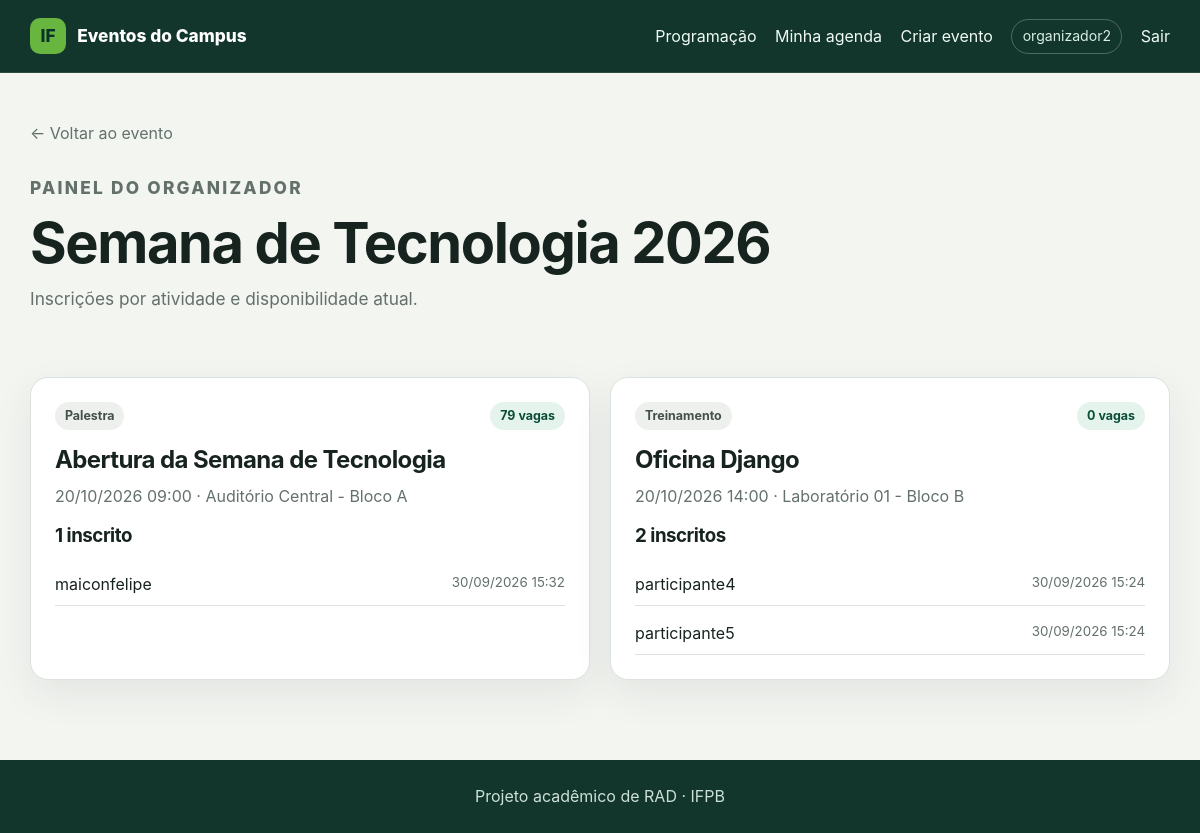
Page /eventos/1/painel/ (signed in) on the committed database.
### eventos/models.py (models this page shows, shortened)
class Evento(models.Model):
    nome = models.CharField(max_length=180)
    descricao = models.TextField()
    data_inicio = models.DateTimeField()
    data_fim = models.DateTimeField()
    inscricoes_abertas = models.BooleanField(default=True)
    organizador = models.ForeignKey(
        settings.AUTH_USER_MODEL,
        on_delete=models.PROTECT,
        related_name="eventos_organizados",
    )
    class Meta:
        ordering = ["data_inicio", "nome"]

class Atividade(models.Model):
    class Tipo(models.TextChoices):
        PALESTRA = "PALESTRA", "Palestra"
        TREINAMENTO = "TREINAMENTO", "Treinamento"
        APRESENTACAO = "APRESENTACAO", "Apresentação"
    evento = models.ForeignKey(Evento, on_delete=models.CASCADE, related_name="atividades")
    titulo = models.CharField(max_length=180)
    tipo = models.CharField(max_length=20, choices=Tipo.choices)
    descricao = models.TextField()
    responsavel = models.CharField(max_length=150)
    sala = models.ForeignKey(Sala, on_delete=models.PROTECT, related_name="atividades")
    inicio = models.DateTimeField()
    fim = models.DateTimeField()
    class Meta:
        ordering = ["inicio", "titulo"]
    @property
    def vagas_ocupadas(self):
        return self.inscricoes.count()
    @property
    def vagas_restantes(self):
        return max(self.sala.capacidade - self.vagas_ocupadas, 0)

class Sala(models.Model):
    nome = models.CharField(max_length=120)
    bloco = models.CharField(max_length=80)
    capacidade = models.PositiveIntegerField(validators=[MinValueValidator(1)])
    class Meta:
        ordering = ["bloco", "nome"]
        constraints = [
            models.UniqueConstraint(fields=["nome", "bloco"], name="sala_nome_bloco_unicos")
        ]
    def __str__(self):
        return f"{self.nome} - Bloco {self.bloco}"

class InscricaoAtividade(models.Model):
    inscricao_evento = models.ForeignKey(
        InscricaoEvento,
        on_delete=models.CASCADE,
        related_name="inscricoes_atividades",
    )
    atividade = models.ForeignKey(Atividade, on_delete=models.CASCADE, related_name="inscricoes")
    data = models.DateTimeField(auto_now_add=True)
    class Meta:
        ordering = ["data"]
        constraints = [
            models.UniqueConstraint(
                fields=["inscricao_evento", "atividade"],
                name="inscricao_evento_atividade_unicos",
            )
        ]

class InscricaoEvento(models.Model):
    evento = models.ForeignKey(Evento, on_delete=models.CASCADE, related_name="inscricoes")
    participante = models.ForeignKey(
        settings.AUTH_USER_MODEL,
        on_delete=models.CASCADE,
        related_name="inscricoes_eventos",
    )
    data = models.DateTimeField(auto_now_add=True)
    class Meta:
        ordering = ["data"]
        constraints = [
            models.UniqueConstraint(
                fields=["evento", "participante"],
                name="evento_participante_unicos",
            )
        ]

### eventos/views.py (the view)
class PainelOrganizadorView(OrganizadorRequiredMixin, EventoOwnerQuerysetMixin, DetailView):
    model = Evento
    template_name = "eventos/painel_organizador.html"
    context_object_name = "evento"
    def get_queryset(self):
        participantes = InscricaoAtividade.objects.select_related(
            "inscricao_evento__participante"
        ).order_by("inscricao_evento__participante__username")
        return super().get_queryset().prefetch_related(
            Prefetch("atividades__inscricoes", queryset=participantes),
            "atividades__sala",
        )

### eventos/context_processors.py (called while the page is built)
def papeis(request):
    return {"usuario_eh_organizador": eh_organizador(request.user)}

### eventos/permissions.py (called while the page is built)
def eh_organizador(user):
    return user.is_authenticated and user.groups.filter(name="Organizadores").exists()

    def test_func(self):
        return eh_organizador(self.request.user)

### eventos/views.py (called while the page is built)
    def get_queryset(self):
        return Evento.objects.filter(organizador=self.request.user)

### templates/eventos/painel_organizador.html (shortened to what this page needs)
{% extends "base.html" %}
{% block content %}
<a class="back-link" href="{% url 'eventos:detalhe' evento.pk %}">← Voltar ao evento</a>
<section class="hero compact-hero"><div><p class="eyebrow">Painel do organizador</p><h1>{{ evento.nome }}</h1><p>Inscrições por atividade e disponibilidade atual.</p></div></section>
<div class="grid panel-grid">
    {% for atividade in evento.atividades.all %}
        <article class="card">
            <div class="card-topline"><span class="badge">{{ atividade.get_tipo_display }}</span><span class="badge badge-success">{{ atividade.vagas_restantes }} vaga{{ atividade.vagas_restantes|pluralize }}</span></div>
            <h2>{{ atividade.titulo }}</h2>
            <p class="muted">{{ atividade.inicio|date:"d/m/Y H:i" }} · {{ atividade.sala }}</p>
            <h3>{{ atividade.inscricoes.count }} inscrito{{ atividade.inscricoes.count|pluralize }}</h3>
            <ul class="people-list">
                {% for inscricao in atividade.inscricoes.all %}
                    <li><span>{{ inscricao.inscricao_evento.participante.username }}</span><small>{{ inscricao.data|date:"d/m/Y H:i" }}</small></li>
                {% empty %}
                    <li class="muted">Ainda não há inscritos.</li>
                {% endfor %}
            </ul>
        </article>
    {% empty %}<div class="empty-state card">Este evento ainda não tem atividades.</div>{% endfor %}
</div>
{% endblock %}

### templates/base.html (shortened to what this page needs)
{% load static %}
<!doctype html>
<html lang="pt-br">
<head>
    <link rel="stylesheet" href="{% static 'css/app.css' %}">
</head>
<body>
    <header class="topbar">
        <div class="container nav-wrap">
            <a class="brand" href="{% url 'eventos:lista' %}">
                <span class="brand-mark">IF</span>
                <span>Eventos do Campus</span>
            </a>
            <nav class="nav" aria-label="Navegação principal">
                <a href="{% url 'eventos:lista' %}">Programação</a>
                {% if user.is_authenticated %}
                    <a href="{% url 'eventos:agenda' %}">Minha agenda</a>
                    {% if usuario_eh_organizador %}
                        <a href="{% url 'eventos:evento_criar' %}">Criar evento</a>
                    {% endif %}
                    <span class="user-chip">{{ user.username }}</span>
                    <form method="post" action="{% url 'logout' %}" class="inline-form">
                        <button class="link-button" type="submit">Sair</button>
                    </form>
                {% else %}
                    <a href="{% url 'login' %}">Entrar</a>
                    <a class="button button-small" href="{% url 'cadastro' %}">Criar conta</a>
                {% endif %}
            </nav>
        </div>
    </header>
    <main class="container page">
        {% block content %}{% endblock %}
    </main>
    <footer>
        <div class="container">Projeto acadêmico de RAD · IFPB</div>
    </footer>
</body>
</html>

### static/css/app.css (style rules this page uses)
:root { --ink: #17231f; --muted: #63706b; --surface: #ffffff; --canvas: #f3f5f1; --line: #dce2dd; --green: #0f694b; --green-dark: #0a4d38; --green-soft: #e4f3ec; --gold: #b87912; --gold-soft: #fff2d6; --danger: #a93434; --danger-soft: #fdeaea; --shadow: 0 14px 38px rgba(24, 50, 40, .08); }
* { box-sizing: border-box; }
body { margin: 0; color: var(--ink); background: var(--canvas); font: 16px/1.55 Inter, ui-sans-serif, system-ui, -apple-system, "Segoe UI", sans-serif; }
a { color: var(--green-dark); }
h1, h2, h3 { margin: 0 0 .65rem; line-height: 1.15; letter-spacing: -.025em; }
h1 { font-size: clamp(2rem, 5vw, 3.5rem); }
h2 { font-size: 1.5rem; }
p { margin: .35rem 0 1rem; }
.container { width: min(1140px, calc(100% - 2rem)); margin-inline: auto; }
.page { min-height: calc(100vh - 150px); padding-block: 3rem 5rem; }
.topbar { position: sticky; z-index: 10; top: 0; border-bottom: 1px solid rgba(255,255,255,.12); background: #12362c; color: white; }
.nav-wrap { min-height: 72px; display: flex; align-items: center; justify-content: space-between; gap: 1.5rem; }
.brand { display: flex; align-items: center; gap: .7rem; color: white; font-size: 1.08rem; font-weight: 800; text-decoration: none; }
.brand-mark { display: grid; width: 36px; height: 36px; place-items: center; border-radius: 10px; background: #68b640; color: #0b3428; }
.nav { display: flex; align-items: center; flex-wrap: wrap; gap: 1.15rem; }
.nav a, .link-button { color: #effaf4; font: inherit; text-decoration: none; }
.link-button { padding: 0; border: 0; background: none; cursor: pointer; }
.inline-form { display: inline; margin: 0; }
.user-chip { padding: .35rem .65rem; border: 1px solid rgba(255,255,255,.25); border-radius: 999px; color: #d9eee5; font-size: .88rem; }
.hero { display: flex; align-items: end; justify-content: space-between; gap: 2rem; padding: 2rem 0 3rem; }
.hero p { max-width: 680px; color: var(--muted); font-size: 1.08rem; }
.compact-hero { padding-top: .5rem; }
.eyebrow { margin-bottom: .55rem; color: var(--green); font-size: .76rem; font-weight: 800; letter-spacing: .13em; text-transform: uppercase; }
.grid { display: grid; gap: 1.25rem; }
.panel-grid { grid-template-columns: repeat(auto-fit, minmax(330px, 1fr)); }
.card { padding: 1.5rem; border: 1px solid var(--line); border-radius: 18px; background: var(--surface); box-shadow: var(--shadow); }
.card-topline { display: flex; align-items: center; justify-content: space-between; gap: .7rem; margin-bottom: 1rem; }
.badge { display: inline-flex; align-items: center; width: fit-content; padding: .3rem .62rem; border-radius: 999px; background: #edf0ed; color: #44504b; font-size: .78rem; font-weight: 750; }
.badge-success { background: var(--green-soft); color: var(--green-dark); }
.muted { color: var(--muted); }
.back-link { display: inline-block; margin-bottom: 1rem; color: var(--muted); text-decoration: none; }
.people-list { display: grid; gap: .35rem; margin: 1rem 0 0; padding: 0; list-style: none; }
.people-list li { display: flex; justify-content: space-between; gap: 1rem; padding: .55rem 0; border-bottom: 1px solid var(--line); }
.people-list small { color: var(--muted); }
footer { padding: 1.5rem 0; background: #12362c; color: #cde0d7; text-align: center; }

### rows in the picture
Evento: nome "Semana de Tecnologia 2026"
Atividade: tipo "Palestra", vagas_restantes "79", titulo "Abertura da Semana de Tecnologia", inicio "20/10/2026 09:00", sala "Auditório Central - Bloco A", inscricoes.count "1"
InscricaoAtividade: inscricao_evento.participante.username "maiconfelipe", data "30/09/2026 15:32"
Atividade: tipo "Treinamento", vagas_restantes "0", titulo "Oficina Django", inicio "20/10/2026 14:00", sala "Laboratório 01 - Bloco B", inscricoes.count "2"
InscricaoAtividade: inscricao_evento.participante.username "participante4", data "30/09/2026 15:24"
InscricaoAtividade: inscricao_evento.participante.username "participante5", data "30/09/2026 15:24"

### other values in the picture
{{ user.username }} "organizador2"
